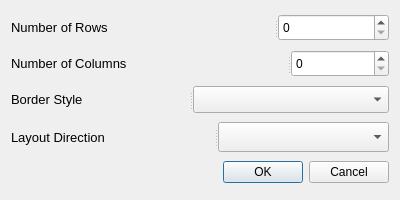
<?xml version="1.0" encoding="UTF-8"?>
<ui version="4.0">
 <class>Dialog</class>
 <widget class="QDialog" name="Dialog">
  <property name="geometry">
   <rect>
    <x>0</x>
    <y>0</y>
    <width>400</width>
    <height>200</height>
   </rect>
  </property>
  <property name="windowTitle">
   <string>Dialog</string>
  </property>
  <property name="windowIcon">
   <iconset>
    <normaloff>icons/insert_table.png</normaloff>icons/insert_table.png</iconset>
  </property>
  <layout class="QVBoxLayout" name="verticalLayout">
   <item>
    <widget class="QSplitter" name="splitter">
     <property name="orientation">
      <enum>Qt::Horizontal</enum>
     </property>
     <widget class="QLabel" name="label">
      <property name="minimumSize">
       <size>
        <width>0</width>
        <height>27</height>
       </size>
      </property>
      <property name="maximumSize">
       <size>
        <width>16777215</width>
        <height>27</height>
       </size>
      </property>
      <property name="font">
       <font>
        <pointsize>10</pointsize>
       </font>
      </property>
      <property name="text">
       <string>Number of Rows</string>
      </property>
     </widget>
     <widget class="QSpinBox" name="rows_spinbox"/>
    </widget>
   </item>
   <item>
    <widget class="QSplitter" name="splitter_2">
     <property name="orientation">
      <enum>Qt::Horizontal</enum>
     </property>
     <widget class="QLabel" name="label_2">
      <property name="minimumSize">
       <size>
        <width>0</width>
        <height>27</height>
       </size>
      </property>
      <property name="maximumSize">
       <size>
        <width>16777215</width>
        <height>27</height>
       </size>
      </property>
      <property name="font">
       <font>
        <pointsize>10</pointsize>
       </font>
      </property>
      <property name="text">
       <string>Number of Columns</string>
      </property>
     </widget>
     <widget class="QSpinBox" name="columns_spinbox"/>
    </widget>
   </item>
   <item>
    <widget class="QSplitter" name="splitter_3">
     <property name="minimumSize">
      <size>
       <width>0</width>
       <height>27</height>
      </size>
     </property>
     <property name="maximumSize">
      <size>
       <width>16777215</width>
       <height>27</height>
      </size>
     </property>
     <property name="orientation">
      <enum>Qt::Horizontal</enum>
     </property>
     <widget class="QLabel" name="label_3">
      <property name="font">
       <font>
        <pointsize>10</pointsize>
       </font>
      </property>
      <property name="text">
       <string>Border Style</string>
      </property>
     </widget>
     <widget class="QComboBox" name="border_style_comboBox">
      <property name="minimumSize">
       <size>
        <width>0</width>
        <height>27</height>
       </size>
      </property>
      <property name="maximumSize">
       <size>
        <width>16777215</width>
        <height>27</height>
       </size>
      </property>
      <property name="font">
       <font>
        <pointsize>10</pointsize>
       </font>
      </property>
      <property name="currentText">
       <string/>
      </property>
     </widget>
    </widget>
   </item>
   <item>
    <widget class="QSplitter" name="splitter_4">
     <property name="orientation">
      <enum>Qt::Horizontal</enum>
     </property>
     <widget class="QLabel" name="label_4">
      <property name="font">
       <font>
        <pointsize>10</pointsize>
       </font>
      </property>
      <property name="text">
       <string>Layout Direction</string>
      </property>
     </widget>
     <widget class="QComboBox" name="layout_directio_comboBox">
      <property name="minimumSize">
       <size>
        <width>0</width>
        <height>30</height>
       </size>
      </property>
      <property name="maximumSize">
       <size>
        <width>16777215</width>
        <height>27</height>
       </size>
      </property>
      <property name="font">
       <font>
        <pointsize>10</pointsize>
       </font>
      </property>
     </widget>
    </widget>
   </item>
   <item>
    <widget class="QDialogButtonBox" name="insert_table_dialog">
     <property name="orientation">
      <enum>Qt::Horizontal</enum>
     </property>
     <property name="standardButtons">
      <set>QDialogButtonBox::Cancel|QDialogButtonBox::Ok</set>
     </property>
    </widget>
   </item>
  </layout>
 </widget>
 <resources/>
 <connections>
  <connection>
   <sender>insert_table_dialog</sender>
   <signal>accepted()</signal>
   <receiver>Dialog</receiver>
   <slot>accept()</slot>
   <hints>
    <hint type="sourcelabel">
     <x>248</x>
     <y>254</y>
    </hint>
    <hint type="destinationlabel">
     <x>157</x>
     <y>274</y>
    </hint>
   </hints>
  </connection>
  <connection>
   <sender>insert_table_dialog</sender>
   <signal>rejected()</signal>
   <receiver>Dialog</receiver>
   <slot>reject()</slot>
   <hints>
    <hint type="sourcelabel">
     <x>316</x>
     <y>260</y>
    </hint>
    <hint type="destinationlabel">
     <x>286</x>
     <y>274</y>
    </hint>
   </hints>
  </connection>
 </connections>
</ui>
